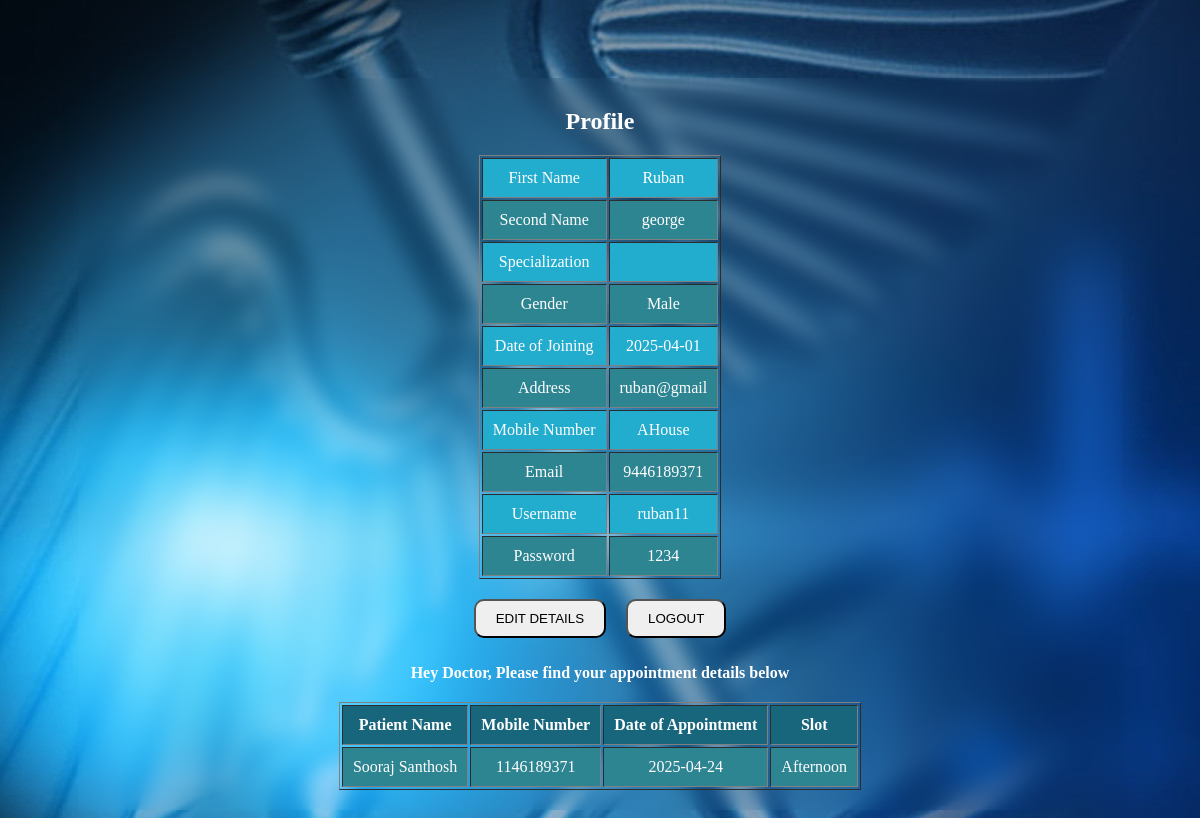
Screenshot of /doctor_profile.php (signed in) with the database file from the repository.
### tables this page shows
CREATE TABLE `doctor_details` (
  `docid` int(5) NOT NULL,
  `docfname` varchar(20) NOT NULL,
  `docsname` varchar(20) NOT NULL,
  `docemail` varchar(30) NOT NULL,
  `gender` varchar(10) NOT NULL,
  `docmob` bigint(10) NOT NULL,
  `docaddress` varchar(20) NOT NULL,
  `docdoj` date NOT NULL,
  `username` varchar(20) NOT NULL,
  `password` varchar(20) NOT NULL,
  `special` varchar(20) NOT NULL
);

CREATE TABLE `appointment_details` (
  `apid` int(5) NOT NULL,
  `docid` int(5) NOT NULL,
  `patid` int(5) NOT NULL,
  `apdate` date NOT NULL,
  `slot` varchar(15) NOT NULL
);

CREATE TABLE `patient_details` (
  `patid` int(5) NOT NULL,
  `patfname` varchar(20) NOT NULL,
  `patsname` varchar(20) NOT NULL,
  `patdob` date NOT NULL,
  `gender` varchar(10) NOT NULL,
  `patemail` varchar(30) NOT NULL,
  `patmob` int(10) NOT NULL,
  `pataddress` varchar(40) NOT NULL,
  `username` varchar(25) NOT NULL,
  `password` varchar(25) NOT NULL
);

### doctor_profile.php (the view, shortened to what this page needs)
</html>
<head><title>Hospital Booking</title>
<link rel='stylesheet' type='text/css' href='style.css'>
</head>
<body>
   <div class="subbody">
<?php
echo "<link rel='stylesheet' type='text/css' href='style.css'>";
$id=$_SESSION['my_value'];
$con=new mysqli("localhost","root","","hospital_booking");
$sql="select * from doctor_details where docid=" . $id . "";
$result=$con -> query($sql);
if($result -> num_rows < 1)
{
   echo "Invalid Credentials";
}
else{
   echo "<form method='post'>";
   echo "<table border='1'>" ;
   while($row=$result -> fetch_assoc()){
      echo "<div class='head'>Profile</div> " ;
echo "<tr><td>First Name</td><td>". $row['docfname'] . "</td></tr>";
echo "<tr><td>Second Name</td><td>". $row['docsname'] . "</td></tr>";
echo "<tr><td>Specialization </td><td>". $row['special'] . "</td></tr>";
echo "<tr><td>Gender </td><td>". $row['gender'] . "</td></tr>";
echo "<tr><td>Date of Joining </td><td>". $row['docdoj'] . "</td></tr>";
echo "<tr><td>Address </td><td>". $row['docemail'] . "</td></tr>";
echo "<tr><td>Mobile Number</td><td>". $row['docaddress'] . "</td></tr>";
echo "<tr><td>Email </td><td>". $row['docmob'] . "</td></tr>";
echo "<tr><td>Username </td><td>". $row['username'] . "</td></tr>";
echo "<tr><td>Password </td><td>". $row['password'] . "</td></tr>";
echo "</table>";
echo "<input type='submit' name='edit' value='EDIT DETAILS'>";
echo "<input type='submit' name='logout' value='LOGOUT'>";
 echo "</form>";
}
echo "<div class='para'>Hey Doctor, Please find your appointment details below</div>";
$sqla="SELECT b.patfname,b.patsname,b.patmob, a.apdate, a.slot FROM appointment_details AS a JOIN patient_details AS b ON b.patid = a.patid WHERE (a.docid=".$id.") and (a.apdate > date(".date('Y-m-d')."))";
$result=$con->query($sqla);
if($result -> num_rows < 1)
echo "<div class='para'>No Appointments Available</div>";
else
{
   echo "<table border='1'>" ;
   echo "<tr><th>Patient Name</th><th>Mobile Number</th><th>Date of Appointment</th><th>Slot</th></tr>";
   while($row=$result -> fetch_assoc()){
$name=$row['patfname'] . " ". $row['patsname'];
$date=$row['apdate'];
$mob=$row['patmob'];
$slot=$row['slot'];
echo "<tr><td>". $name . "</td>";
echo "<td>". $mob . "</td>";
echo "<td>". $date . "</td>";
echo "<td>". $slot . "</td></tr>";
}
  echo "</table>";
}
}
?>
</div>
</body>
</html>

### style.css (style rules this page uses)
input { padding: 10px 20px 10px 20px; margin: 10px 10px 10px 10px; border-radius: 10px; }
.head { color: white; font-size:x-large; font-weight: bold; margin: 20px 0px 20px 0px; }
.para { color: white; font-size:medium; font-weight: bold; margin: 10px 0px 20px 0px; }
table { text-align: center; margin: 10px 10px 10px 10px; margin-left: auto; margin-right: auto; }
th { background-color: #18667c; color: white; padding: 10px 10px 10px 10px; }
td { padding: 10px 10px 10px 10px; }
tr:nth-child(odd) { background-color: #22acce; color: white; }
tr:nth-child(even) { background-color: #2e8592; color: white; }
.subbody { padding: 10px 10px 10px 10px; margin: 50px 50px 50px 50px; text-align: center; backdrop-filter: blur(10px); }
body { padding: 20px 20px 20px 20px; text-align: center; background-image: url('hsptl.jpg'); }

### rows the page displays
doctor_details: docfname "Ruban", docsname "george", gender "Male", docdoj "2025-04-01", docemail "ruban@gmail", docaddress "AHouse", docmob "9446189371", username "ruban11", password "1234"
appointment_details: patid.patsname "Sooraj Santhosh", patid.patmob "1146189371", apdate "2025-04-24", slot "Afternoon"
